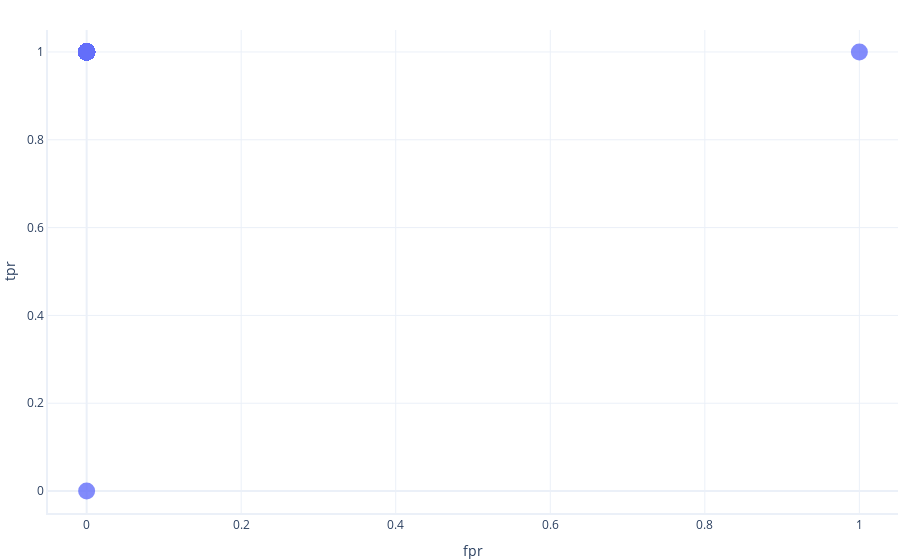

The notebook cell saved with this chart:
### Code cell
def create_roc_curve(model_predict, feature="height"):
    '''
    This function creates a ROC curve for a given model by testing it
    on the test set for a range of decision thresholds. An ROC curve has

    model_predict: The model's predict function
    feature: The feature to provide the model's predict function
    '''
    
    #  Make a list of thresholds to try
    thresholds = numpy.linspace(0,1,101)

    false_positive_rates = []
    true_positive_rates = []

    # Loop through all thresholds
    for threshold in thresholds:
        # calculate the true and false positives rates using our
        # handy method
        tpr, fpr =assess_model(model_predict, feature, threshold)

        # save the results
        true_positive_rates.append(tpr)
        false_positive_rates.append(fpr)


    # Graph the result
    # You don't need to understand this code, but essentially we are plotting
    # TPR versus FPR as a line plot
    # -- Prepare a dataframe, required by our graphing code
    df_for_graphing = pandas.DataFrame(dict(fpr=false_positive_rates, tpr=true_positive_rates, threshold=thresholds))
    # -- Generate the plot
    fig = graphings.scatter_2D(df_for_graphing, x_range=[-0.05,1.05])
    #fig.update_traces(mode='lines') # Comment our this line if you would like to see points rather than lines
    fig.update_yaxes(range=[-0.05, 1.05])

    # Display the graph
    fig.show()


# Create an roc curve for our model
create_roc_curve(model.predict)

### Figure 1 — Plotly figure (JSON) as saved in the notebook; plotly's stock layout.template omitted (floating-point values rounded to 4 significant figures)
{"data": [{"hovertemplate": "fpr=%{x}<br>tpr=%{y}<extra></extra>", "legendgroup": "", "marker": {"color": "#636efa", "size": 17, "symbol": "circle"}, "mode": "markers", "name": "", "orientation": "v", "showlegend": false, "type": "scatter", "x": [1, 0, 0, 0, 0, 0, 0, 0, 0, 0, 0, 0, 0, 0, 0, 0, 0, 0, 0, 0, 0, 0, 0, 0, 0, 0, 0, 0, 0, 0, 0, 0, 0, 0, 0, 0, 0, 0, 0, 0, 0, 0, 0, 0, 0, 0, 0, 0, 0, 0, 0, 0, 0, 0, 0, 0, 0, 0, 0, 0, 0, 0, 0, 0, 0, 0, 0, 0, 0, 0, 0, 0, 0, 0, 0, 0, 0, 0, 0, 0, 0, 0, 0, 0, 0, 0, 0, 0, 0, 0, 0, 0, 0, 0, 0, 0, 0, 0, 0, 0, 0], "xaxis": "x", "y": [1, 1, 1, 1, 1, 1, 1, 1, 1, 1, 1, 1, 1, 1, 1, 1, 1, 1, 1, 1, 1, 1, 1, 1, 1, 1, 1, 1, 1, 1, 1, 1, 1, 1, 1, 1, 1, 1, 1, 1, 1, 1, 1, 1, 1, 1, 1, 1, 1, 1, 1, 1, 1, 1, 1, 1, 1, 1, 1, 1, 1, 1, 1, 1, 1, 1, 1, 1, 1, 1, 1, 1, 1, 1, 1, 1, 1, 1, 1, 1, 1, 1, 1, 1, 1, 1, 1, 1, 1, 1, 1, 1, 1, 1, 1, 1, 1, 1, 1, 1, 0], "yaxis": "y"}], "layout": {"legend": {"tracegroupgap": 0}, "xaxis": {"anchor": "y", "domain": [0, 1], "range": [-0.05, 1.05], "title": {"text": "fpr"}}, "yaxis": {"anchor": "x", "domain": [0, 1], "range": [-0.05, 1.05], "title": {"text": "tpr"}}}}
